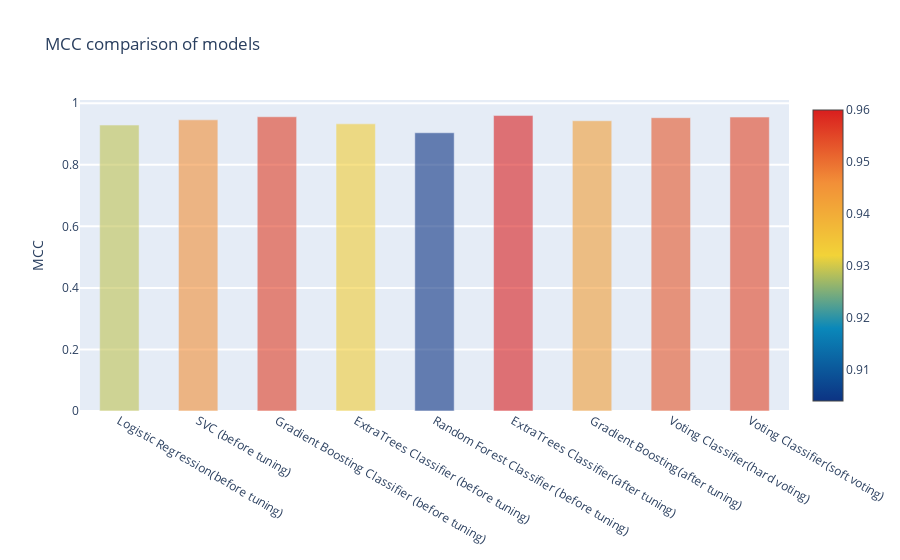

The cell this chart's notebook holds for it:
### Code cell
import re
import sklearn

import seaborn as sns
%matplotlib inline

import plotly.offline as py
py.init_notebook_mode(connected=True)
import plotly.graph_objs as go
import plotly.tools as tls


y = performance_comp['MCC'].values
x = MODEL
data = [go.Bar(
            x= x,
             y= y,
            width = 0.5,
            marker=dict(
               color =  performance_comp['MCC'].values,
            colorscale='Portland',
            showscale=True,
            reversescale = False
            ),
            opacity=0.6
        )]

layout= go.Layout(
    autosize= True,
    title= 'MCC comparison of models',
    hovermode= 'closest',

    yaxis=dict(
        title= 'MCC',
        ticklen= 5,
        gridwidth= 2
    ),
    showlegend= False
)
fig = go.Figure(data=data, layout=layout)
py.iplot(fig, filename='bar-direct-labels')

### Figure 1 — Plotly figure (JSON) as saved in the notebook; plotly's stock layout.template omitted (floating-point values rounded to 4 significant figures)
{"data": [{"marker": {"color": [0.929, 0.946, 0.956, 0.933, 0.904, 0.96, 0.943, 0.953, 0.955], "colorscale": [[0, "rgb(12,51,131)"], [0.25, "rgb(10,136,186)"], [0.5, "rgb(242,211,56)"], [0.75, "rgb(242,143,56)"], [1, "rgb(217,30,30)"]], "reversescale": false, "showscale": true}, "opacity": 0.6, "type": "bar", "width": 0.5, "x": ["Logistic Regression(before tuning)", "SVC (before tuning)", "Gradient Boosting Classifier (before tuning)", "ExtraTrees Classifier (before tuning)", "Random Forest Classifier (before tuning)", "ExtraTrees Classifier(after tuning)", "Gradient Boosting(after tuning)", "Voting Classifier(hard voting)", "Voting Classifier(soft voting)"], "y": [0.929, 0.946, 0.956, 0.933, 0.904, 0.96, 0.943, 0.953, 0.955]}], "layout": {"autosize": true, "hovermode": "closest", "showlegend": false, "title": {"text": "MCC comparison of models"}, "yaxis": {"gridwidth": 2, "ticklen": 5, "title": {"text": "MCC"}}}}
